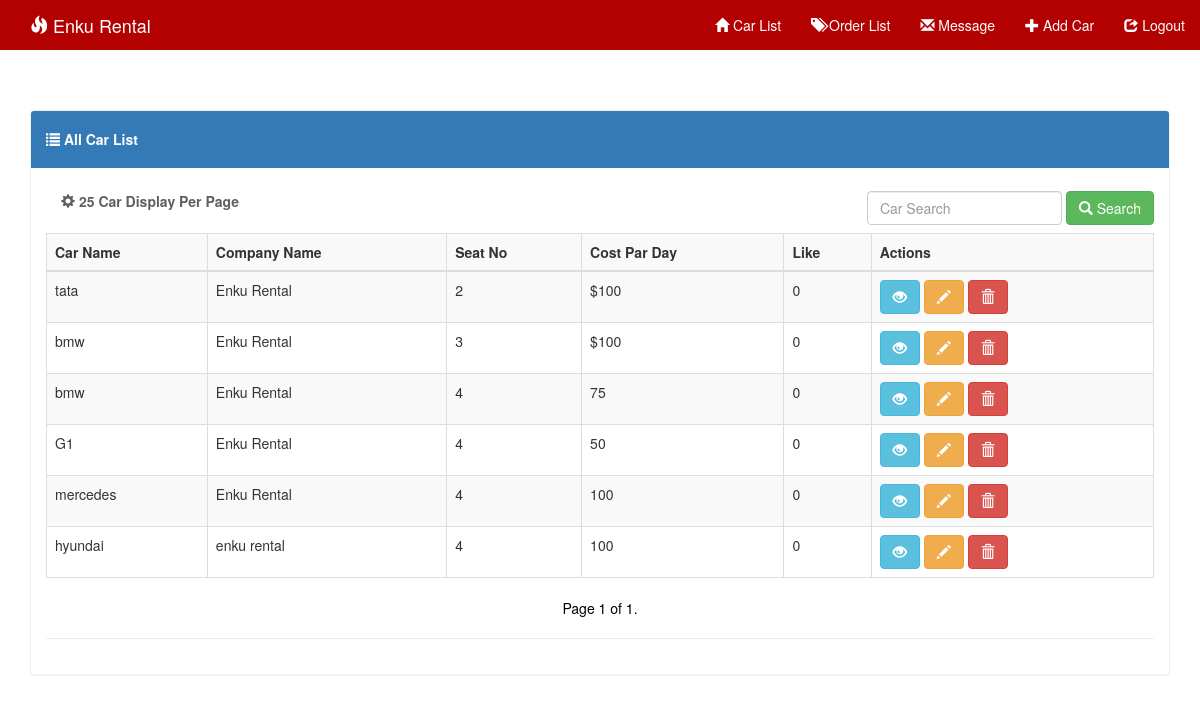
The page / on the database its author committed.
### system/models.py (models this page shows, shortened)
class Car(models.Model):
    image = models.ImageField(upload_to=uploaded_location,null=True, blank=True, width_field="width_field", height_field="height_field")
    height_field = models.IntegerField(default=0)
    width_field = models.IntegerField(default=0)
    car_name = models.CharField(max_length=100)
    company_name = models.CharField(max_length=100)
    num_of_seats = models.IntegerField()
    cost_par_day = models.CharField(max_length=50)
    content = models.TextField()
    like = models.IntegerField(default=0)

### system/views.py (the view, shortened to what this page needs)
# urls.py: path('', admin_car_list, name='adminIndex'),
def admin_car_list(request):
    car = Car.objects.order_by('-id')
    query = request.GET.get('q')
    paginator = Paginator(car, 12)  # Show 15 contacts per page
    page = request.GET.get('page')
    try:
        car = paginator.page(page)
    except PageNotAnInteger:
        car = paginator.page(1)
    except EmptyPage:
        car = paginator.page(paginator.num_pages)
    context = {
        'car': car,
    }
    return render(request, 'admin_index.html', context)

### templates/admin_index.html (shortened to what this page needs)
{% extends 'base.html' %}
{% block nav %}
    <div class="collapse navbar-collapse" id="myNavbar">
      <ul class="nav navbar-nav navbar-right">
        <li><a href="{% url 'adminIndex' %}"><span class="glyphicon glyphicon-home"></span> Car List</a></li>
        <li><a href="{% url 'order_list' %}"><span class="glyphicon glyphicon-tags"></span> Order List</a></li>
        <li><a href="{% url 'message' %}"><span class="glyphicon glyphicon-envelope"></span> Message</a></li>
          <li><a href="{% url 'car_create' %}"><span class="glyphicon glyphicon-plus"></span> Add Car</a></li>
        <li><a href="{% url 'logout' %}"><span class="glyphicon glyphicon-share"></span> Logout</a></li>
      </ul>
    </div>
{% endblock %}
{% block body %}
<div class='container table-responsive'>
<div class="panel panel-primary">
  <div class="panel-heading"><h5><strong><span class="glyphicon glyphicon-list"></span> All Car List</strong></h5> </div>
    <div class="panel-body">
  <strong class="navbar-form navbar-left" style="color: #5f5f5f;"><span class="glyphicon glyphicon-cog"></span> 25 Car Display Per Page </strong>
      <form method="GET" class="navbar-form navbar-right" role="search">
        <div class="form-group">
          <input type="text" class="form-control" placeholder="Car Search" value="{{request.GET.q}}" name="q">
        </div>
        <button type="submit" class="btn btn-success"><span class="glyphicon glyphicon-search"></span> Search</button>
      </form>
  <table class="table table-bordered table-striped table-hover">
   <tr>
    <td><strong>Car Name</strong></td>
    <td><strong>Company Name</strong></td>
    <td><strong>Seat No</strong></td>
    <td><strong>Cost Par Day</strong></td>
    <td><strong>Like</strong></td>
    <td><strong>Actions</strong></td>
  </tr>
      <tbody>
      {% for ob in car %}
    <tr>
    <td>{{ob.car_name}}</td>
    <td>{{ob.company_name}}</td>
    <td>{{ob.num_of_seats}}</td>
    <td>{{ob.cost_par_day}}</td>
    <td>{{ob.like}}</td>
    <td>
         <a href="{% url 'car_detail' ob.id %}"><button type="button" class="btn btn-info"><span class="glyphicon glyphicon-eye-open"></span></button></a>
         <a href="{% url 'car_edit' ob.id %}"><button type="button" class="btn btn-warning"><span class="glyphicon glyphicon-pencil"></span></button></a>
         <a href="{% url 'car_delete' ob.id %}"><button type="button" class="btn btn-danger" onclick="return getConfirmation()"><span class="glyphicon glyphicon-trash"></span></button></a>
    </td>
    </tr>
    {% endfor %}
</tbody>
  </table>
<nav>
  <ul class="pager">
      <li class="previous" style="color: black !important;">
          Page {{ car.number }} of {{ car.paginator.num_pages }}.
    </li>
  </ul>
</nav>
        <hr>
</div>
</div>
</div>
{% endblock %}

### templates/base.html (shortened to what this page needs)
{% load static %}
<!doctype html>
<html lang="en">
<head>
    <link rel="stylesheet" href="{% static 'css/bootstrap.min.css' %}">
    <link rel="stylesheet" href="{% static 'css/style.css' %}">
<body>
<nav class="navbar navbar-custom navbar-fixed-top">
  <div class="container">
    <div class="navbar-header">
      <div class="navbar-brand"><span class="glyphicon glyphicon-fire"></span> Enku Rental</div>
    </div>
      <div class="collapse navbar-collapse" id="myNavbar">
      <ul class="nav navbar-nav navbar-right">
         <li>
{% block nav %}{% endblock %}
      </ul>
    </div>
  </div>
</nav>
{% block body %}{% endblock %}
</body>
</html>

### static/css/style.css (style rules this page uses)
body { background:url('../images/'); }
.navbar { margin-bottom: 35px !important; background-color: red; z-index: 9999; border: 0; font-size: 14px !important; line-height: 1.42857143 !important; border-radius: 0; }
.navbar li a, .navbar .navbar-brand { color: #fff !important; }
.navbar-custom { background-color: #b30000 !important; }
.navbar-fixed-top { position: relative!important; }
.panel { margin-top:25px; }
.panel-primary { border-color: #f1f1f1 !important; }

### rows shown on the page
Car: car_name "tata", company_name "Enku Rental", num_of_seats "2", cost_par_day "$100", like "0"
Car: car_name "bmw", company_name "Enku Rental", num_of_seats "3", cost_par_day "$100", like "0"
Car: car_name "bmw", company_name "Enku Rental", num_of_seats "4", cost_par_day "75", like "0"
Car: car_name "G1", company_name "Enku Rental", num_of_seats "4", cost_par_day "50", like "0"
Car: car_name "mercedes", company_name "Enku Rental", num_of_seats "4", cost_par_day "100", like "0"
Car: car_name "hyundai", company_name "enku rental", num_of_seats "4", cost_par_day "100", like "0"

### other values the page prints
{{ car.number }} "1"
{{ car.paginator.num_pages }} "1"
